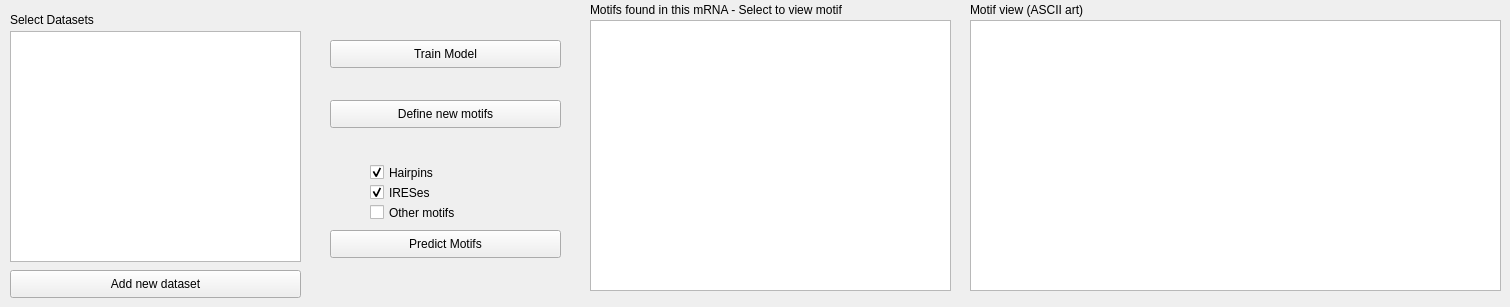
      <widget class="QWidget" name="MotifPredictor">
       <attribute name="title">
        <string>Motif Predictor</string>
       </attribute>
       <widget class="QListWidget" name="listWidget">
        <property name="geometry">
         <rect>
          <x>10</x>
          <y>31</y>
          <width>291</width>
          <height>231</height>
         </rect>
        </property>
       </widget>
       <widget class="QLabel" name="label_11">
        <property name="geometry">
         <rect>
          <x>10</x>
          <y>10</y>
          <width>151</width>
          <height>20</height>
         </rect>
        </property>
        <property name="text">
         <string>Select Datasets</string>
        </property>
       </widget>
       <widget class="QPushButton" name="pushButton_6">
        <property name="geometry">
         <rect>
          <x>10</x>
          <y>270</y>
          <width>291</width>
          <height>28</height>
         </rect>
        </property>
        <property name="text">
         <string>Add new dataset</string>
        </property>
       </widget>
       <widget class="QPushButton" name="pushButton_7">
        <property name="geometry">
         <rect>
          <x>330</x>
          <y>40</y>
          <width>231</width>
          <height>28</height>
         </rect>
        </property>
        <property name="text">
         <string>Train Model</string>
        </property>
       </widget>
       <widget class="QGraphicsView" name="graphicsView_2">
        <property name="geometry">
         <rect>
          <x>970</x>
          <y>20</y>
          <width>531</width>
          <height>271</height>
         </rect>
        </property>
       </widget>
       <widget class="QTableWidget" name="tableWidget_5">
        <property name="geometry">
         <rect>
          <x>590</x>
          <y>20</y>
          <width>361</width>
          <height>271</height>
         </rect>
        </property>
       </widget>
       <widget class="QPushButton" name="pushButton_9">
        <property name="geometry">
         <rect>
          <x>330</x>
          <y>230</y>
          <width>231</width>
          <height>28</height>
         </rect>
        </property>
        <property name="text">
         <string>Predict Motifs</string>
        </property>
       </widget>
       <widget class="QLabel" name="label_12">
        <property name="geometry">
         <rect>
          <x>590</x>
          <y>0</y>
          <width>321</width>
          <height>20</height>
         </rect>
        </property>
        <property name="text">
         <string>Motifs found in this mRNA - Select to view motif</string>
        </property>
       </widget>
       <widget class="QLabel" name="label_13">
        <property name="geometry">
         <rect>
          <x>970</x>
          <y>0</y>
          <width>151</width>
          <height>20</height>
         </rect>
        </property>
        <property name="text">
         <string>Motif view (ASCII art)</string>
        </property>
       </widget>
       <widget class="QCheckBox" name="checkBox_5">
        <property name="geometry">
         <rect>
          <x>370</x>
          <y>160</y>
          <width>96</width>
          <height>25</height>
         </rect>
        </property>
        <property name="text">
         <string>Hairpins</string>
        </property>
        <property name="checked">
         <bool>true</bool>
        </property>
       </widget>
       <widget class="QCheckBox" name="checkBox_6">
        <property name="geometry">
         <rect>
          <x>370</x>
          <y>180</y>
          <width>96</width>
          <height>25</height>
         </rect>
        </property>
        <property name="text">
         <string>IRESes</string>
        </property>
        <property name="checked">
         <bool>true</bool>
        </property>
       </widget>
       <widget class="QCheckBox" name="checkBox_7">
        <property name="geometry">
         <rect>
          <x>370</x>
          <y>200</y>
          <width>111</width>
          <height>25</height>
         </rect>
        </property>
        <property name="text">
         <string>Other motifs</string>
        </property>
       </widget>
       <widget class="QPushButton" name="pushButton_10">
        <property name="geometry">
         <rect>
          <x>330</x>
          <y>100</y>
          <width>231</width>
          <height>28</height>
         </rect>
        </property>
        <property name="text">
         <string>Define new motifs</string>
        </property>
       </widget>
      </widget>
